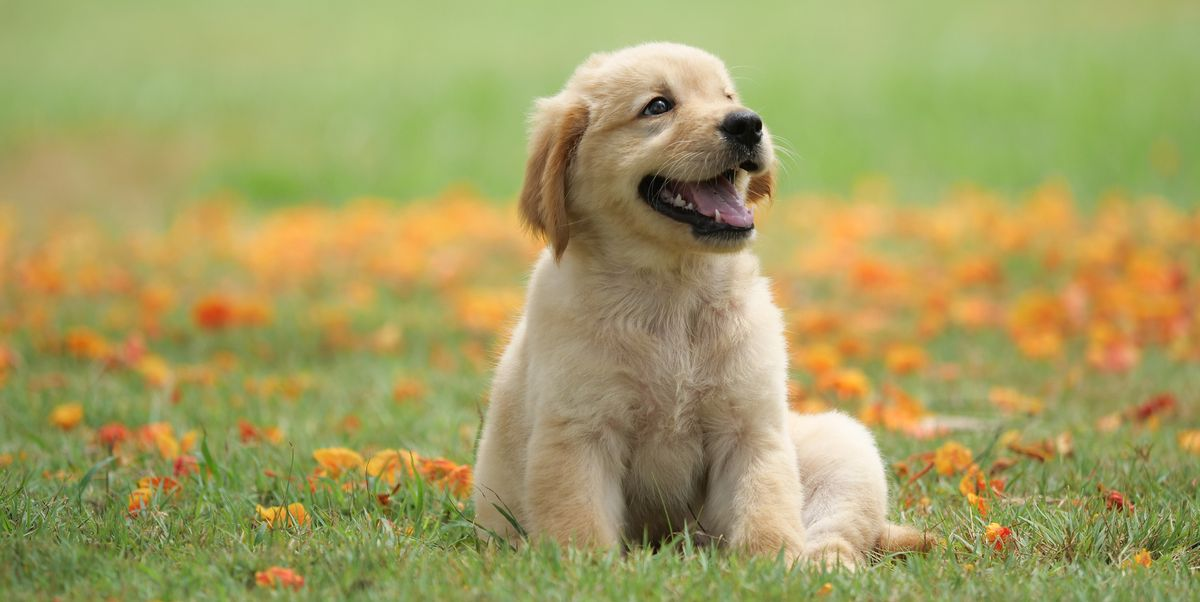
#> input picture lab4 - opencv tutorial/dog.jpg, 1200 x 602 px
$ python sobel_filter.py
#> lines starting #> are read from the running program, lines starting #| are printed output that depends on the picture
import cv2 as cv
from matplotlib import pyplot as plt

gray = cv.imread('./dog.jpg', cv.IMREAD_GRAYSCALE)
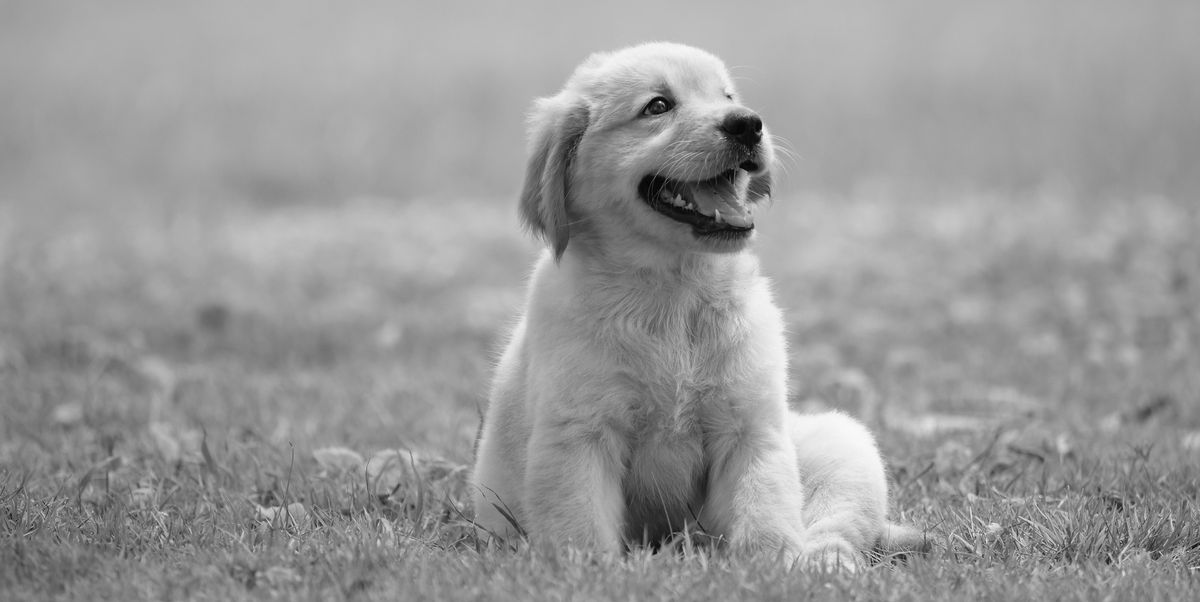
#> gray: shape (602, 1200); min 0, max 251, mean 153.2
plt.subplot(121),plt.imshow(gray, cmap='gray')
plt.title("Original Image")
plt.axis('off')

ddepth = cv.CV_16S; scale = 1; delta = 0
grad_x = cv.Sobel(gray, ddepth, 1, 0, ksize=3, scale=scale, delta=delta, borderType=cv.BORDER_DEFAULT)
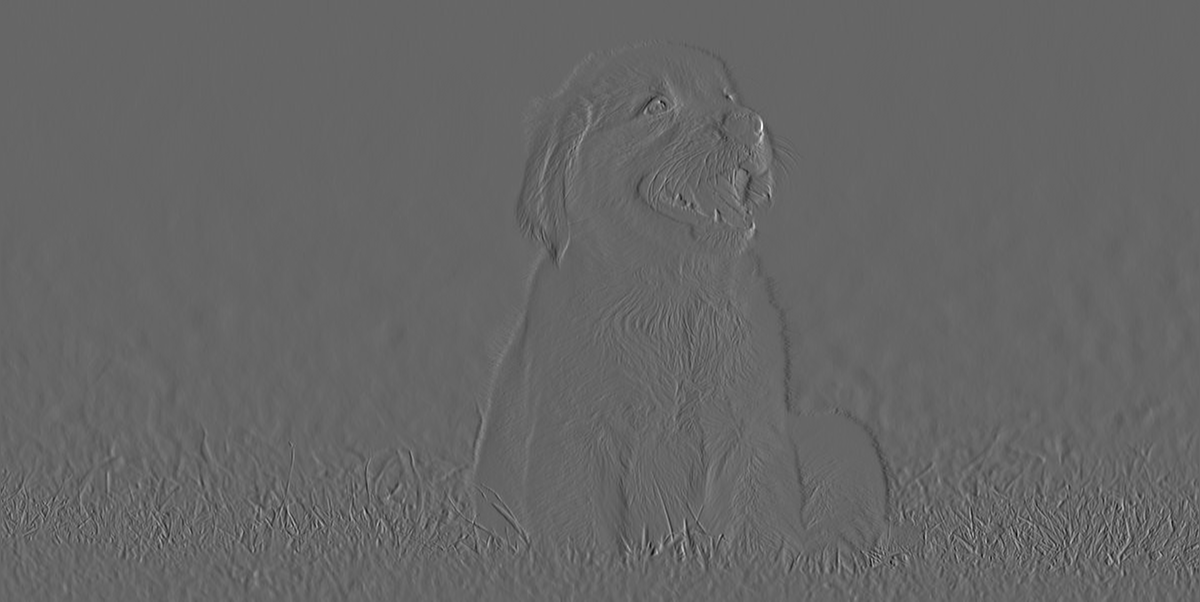
#> grad_x: shape (602, 1200) int16; min -539, max 804, mean 0; drawn with min black and max white
# Gradient-Y
# grad_y = cv.Scharr(gray,ddepth,0,1)
grad_y = cv.Sobel(gray, ddepth, 0, 1, ksize=3, scale=scale, delta=delta, borderType=cv.BORDER_DEFAULT)
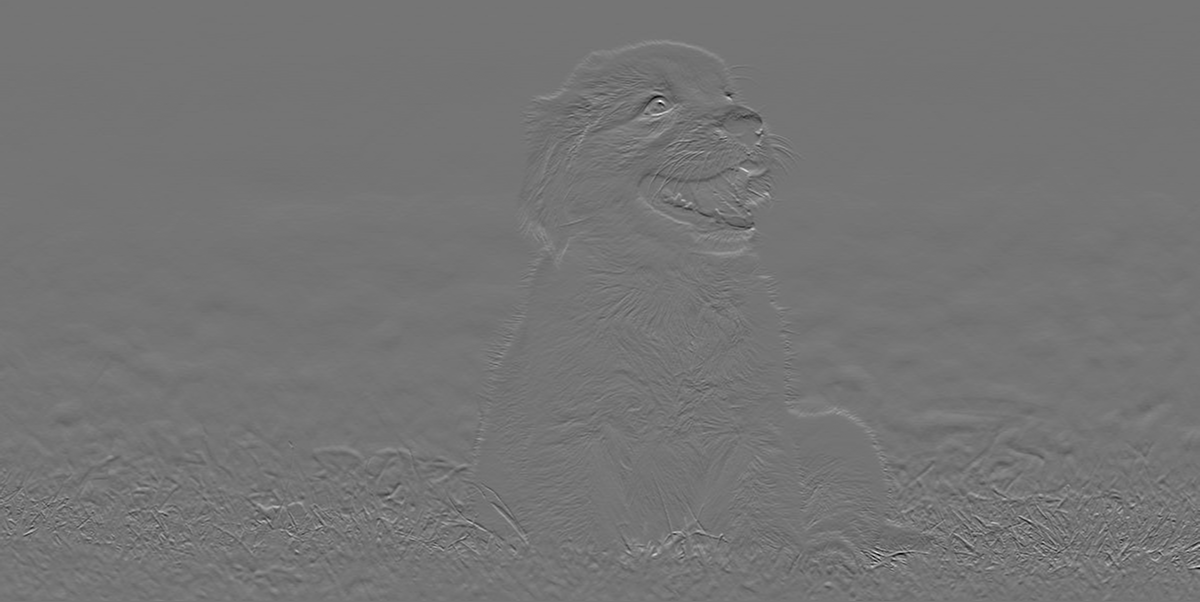
#> grad_y: shape (602, 1200) int16; min -588, max 692, mean -0.6; drawn with min black and max white

abs_grad_x = cv.convertScaleAbs(grad_x)
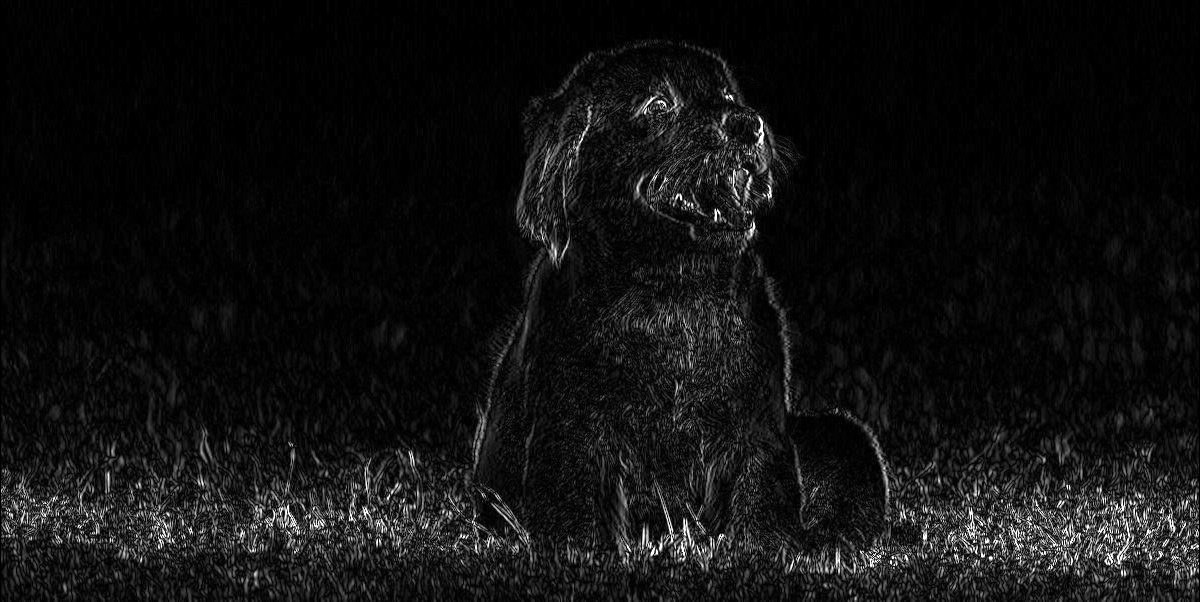
#> abs_grad_x: shape (602, 1200); min 0, max 255, mean 17.1
abs_grad_y = cv.convertScaleAbs(grad_y)
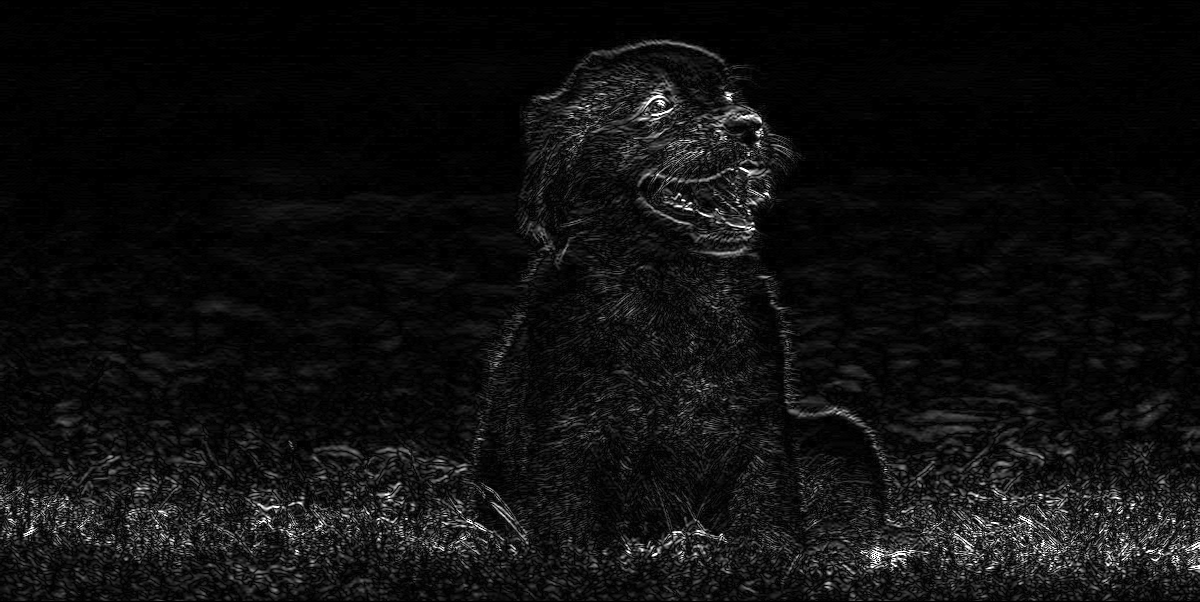
#> abs_grad_y: shape (602, 1200); min 0, max 255, mean 15

grad = cv.addWeighted(abs_grad_x, 0.5, abs_grad_y, 0.5, 0)
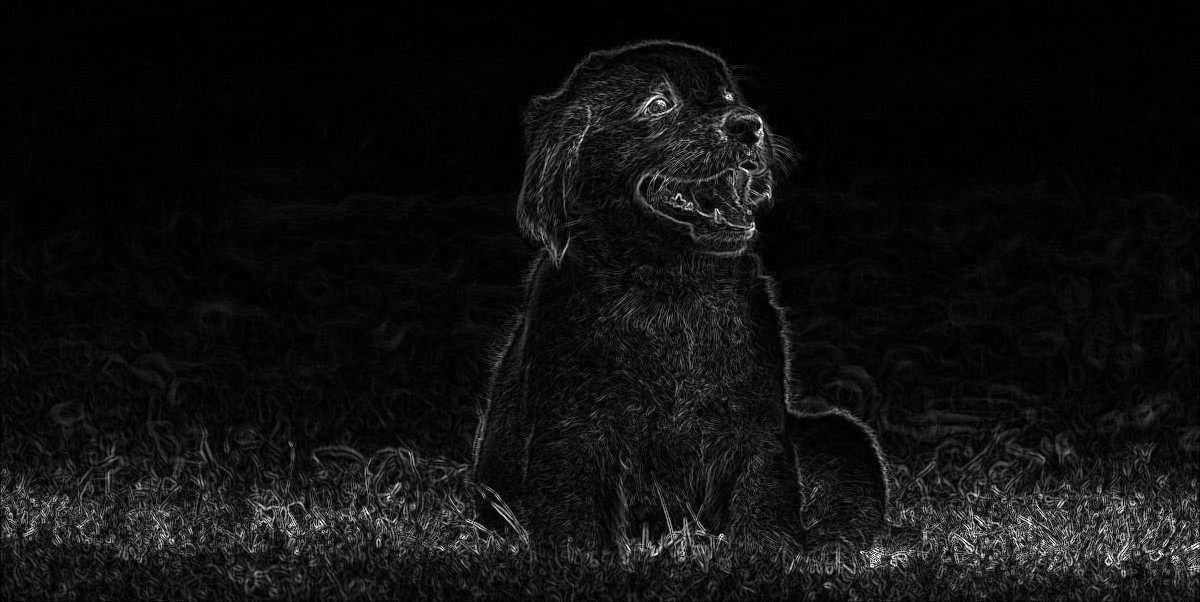
#> grad: shape (602, 1200); min 0, max 255, mean 16
plt.subplot(122),plt.imshow(grad, cmap='gray')
plt.title("Sobel_filter Applied Image")

plt.show()
